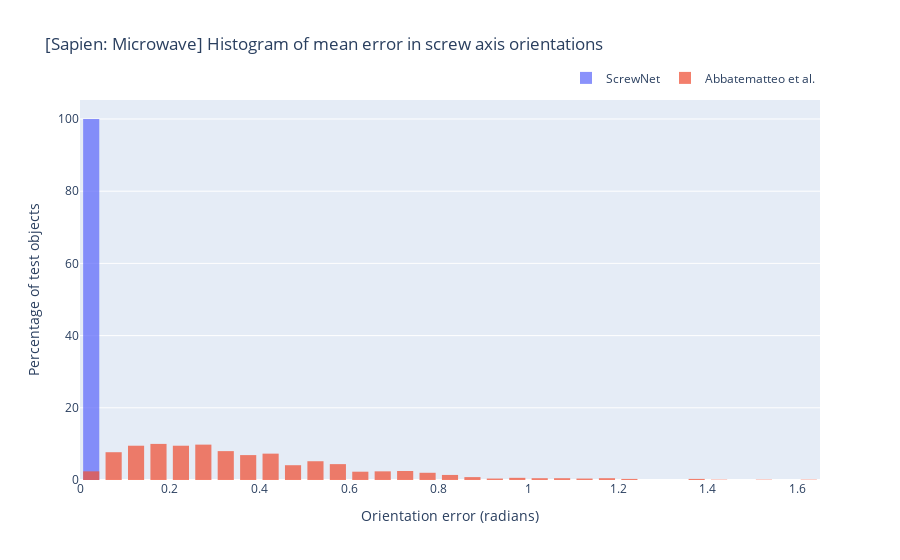
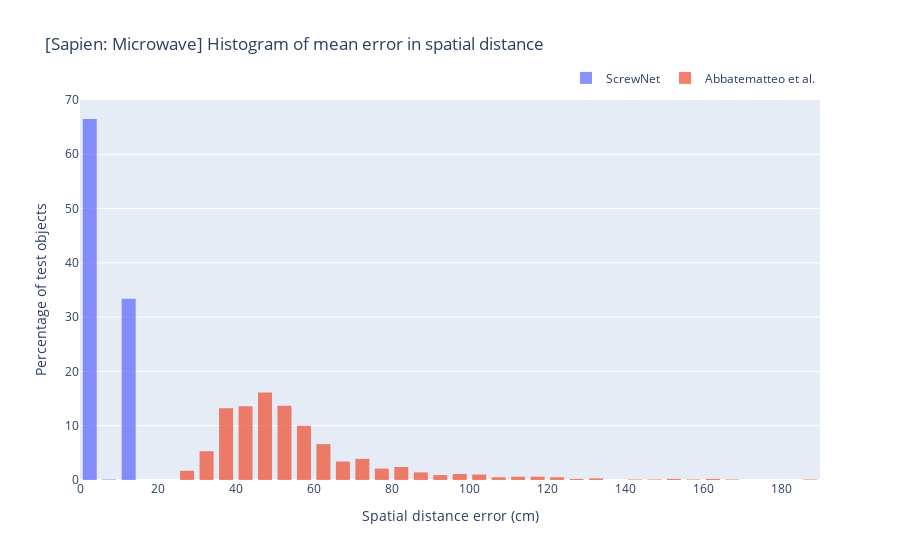
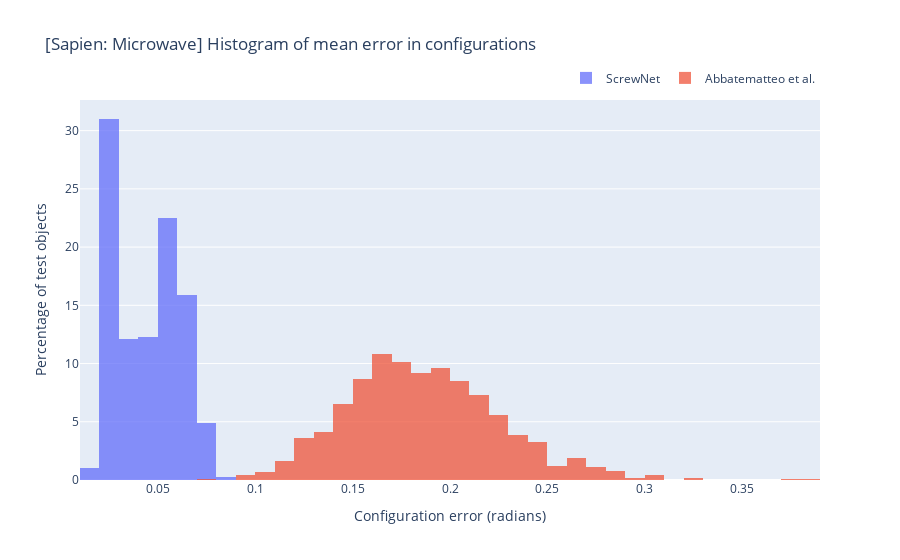

Notebook code cell kept with these figures, in order:
### Code cell
## Sapien Microwave
ours_file = '/Users/jainajinkya/research/ArticulationModel/results/mixed/ours/safekeeping/sap_mw_10000_nnv1_new/test_prediction_data.pkl'
with open(ours_file, 'rb') as f:
    ours = pickle.load(f)

ben_toast_f = '/Users/jainajinkya/research/ArticulationModel/results/ben/sap_mw_1/test_prediction_data.pkl'
with open(ben_toast_f, 'rb') as f:
    ben_toast = pickle.load(f)

## Orientation
fig = go.Figure()
fig.add_trace(go.Histogram(x=ours['ori_err_mean'], histnorm='percent', name='ScrewNet', bingroup=1))
fig.add_trace(go.Histogram(x=ben_toast['ori_err_mean'], histnorm='percent', name='Abbatematteo et al.', bingroup=1))

fig.update_layout(
    title_text='[Sapien: Microwave] Histogram of mean error in screw axis orientations', # title of plot
    xaxis_title_text='Orientation error (radians)', # xaxis label
    yaxis_title_text='Percentage of test objects', # yaxis label
    bargap=0.2, # gap between bars of adjacent location coordinates
    bargroupgap=0.1, # gap between bars of the same location coordinates
    barmode='overlay'
)

# Reduce opacity to see both histograms
fig.update_traces(opacity=0.75)

fig.update_layout(legend=dict(orientation="h", yanchor="bottom", y=1.02, xanchor="right", x=1))
fig.show()

## Spatial Distance
fig = go.Figure()
fig.add_trace(go.Histogram(x=ours['dist_err_mean']*100., histnorm='percent', name='ScrewNet', bingroup=2))
fig.add_trace(go.Histogram(x=ben_toast['dist_err_mean']*100., histnorm='percent', name='Abbatematteo et al.', bingroup=2))

fig.update_layout(
    title_text='[Sapien: Microwave] Histogram of mean error in spatial distance', # title of plot
    xaxis_title_text='Spatial distance error (cm)', # xaxis label
    yaxis_title_text='Percentage of test objects', # yaxis label
    bargap=0.2, # gap between bars of adjacent location coordinates
    bargroupgap=0.1, # gap between bars of the same location coordinates
    barmode='overlay'
)

# Reduce opacity to see both histograms
fig.update_traces(opacity=0.75)
fig.update_layout(legend=dict(orientation="h", yanchor="bottom", y=1.02, xanchor="right", x=1))
fig.show()

## Configuration
fig = go.Figure()
fig.add_trace(go.Histogram(x=ours['theta_err_mean'], histnorm='percent', name='ScrewNet', bingroup=3))
fig.add_trace(go.Histogram(x=ben_toast['theta_err_mean'], histnorm='percent', name='Abbatematteo et al.', bingroup=3))

fig.update_layout(
    title_text='[Sapien: Microwave] Histogram of mean error in configurations', # title of plot
    xaxis_title_text='Configuration error (radians)', # xaxis label
    yaxis_title_text='Percentage of test objects', # yaxis label
#     bargap=0.2, # gap between bars of adjacent location coordinates
#     bargroupgap=0.1, # gap between bars of the same location coordinates
    barmode='overlay'
)

# Reduce opacity to see both histograms
fig.update_traces(opacity=0.75)
fig.update_layout(legend=dict(orientation="h", yanchor="bottom", y=1.02, xanchor="right", x=1))
fig.show()

### Figure 1 — Plotly figure (JSON) as saved in the notebook; plotly's stock layout.template omitted (floating-point values rounded to 4 significant figures; data arrays with more than 128 entries replaced by an {"elided": "..."} marker saying what was removed)
{"data": [{"bingroup": "1", "histnorm": "percent", "name": "ScrewNet", "opacity": 0.75, "type": "histogram", "x": {"elided": "1000 float values"}}, {"bingroup": "1", "histnorm": "percent", "name": "Abbatematteo et al.", "opacity": 0.75, "type": "histogram", "x": {"elided": "1000 float values"}}], "layout": {"bargap": 0.2, "bargroupgap": 0.1, "barmode": "overlay", "legend": {"orientation": "h", "x": 1, "xanchor": "right", "y": 1.02, "yanchor": "bottom"}, "title": {"text": "[Sapien: Microwave] Histogram of mean error in screw axis orientations"}, "xaxis": {"title": {"text": "Orientation error (radians)"}}, "yaxis": {"title": {"text": "Percentage of test objects"}}}}

### Figure 2 — Plotly figure (JSON) as saved in the notebook; plotly's stock layout.template omitted (floating-point values rounded to 4 significant figures; data arrays with more than 128 entries replaced by an {"elided": "..."} marker saying what was removed)
{"data": [{"bingroup": "2", "histnorm": "percent", "name": "ScrewNet", "opacity": 0.75, "type": "histogram", "x": {"elided": "1000 float values"}}, {"bingroup": "2", "histnorm": "percent", "name": "Abbatematteo et al.", "opacity": 0.75, "type": "histogram", "x": {"elided": "1000 float values"}}], "layout": {"bargap": 0.2, "bargroupgap": 0.1, "barmode": "overlay", "legend": {"orientation": "h", "x": 1, "xanchor": "right", "y": 1.02, "yanchor": "bottom"}, "title": {"text": "[Sapien: Microwave] Histogram of mean error in spatial distance"}, "xaxis": {"title": {"text": "Spatial distance error (cm)"}}, "yaxis": {"title": {"text": "Percentage of test objects"}}}}

### Figure 3 — Plotly figure (JSON) as saved in the notebook; plotly's stock layout.template omitted (floating-point values rounded to 4 significant figures; data arrays with more than 128 entries replaced by an {"elided": "..."} marker saying what was removed)
{"data": [{"bingroup": "3", "histnorm": "percent", "name": "ScrewNet", "opacity": 0.75, "type": "histogram", "x": {"elided": "1000 float values"}}, {"bingroup": "3", "histnorm": "percent", "name": "Abbatematteo et al.", "opacity": 0.75, "type": "histogram", "x": {"elided": "1000 float values"}}], "layout": {"barmode": "overlay", "legend": {"orientation": "h", "x": 1, "xanchor": "right", "y": 1.02, "yanchor": "bottom"}, "title": {"text": "[Sapien: Microwave] Histogram of mean error in configurations"}, "xaxis": {"title": {"text": "Configuration error (radians)"}}, "yaxis": {"title": {"text": "Percentage of test objects"}}}}
